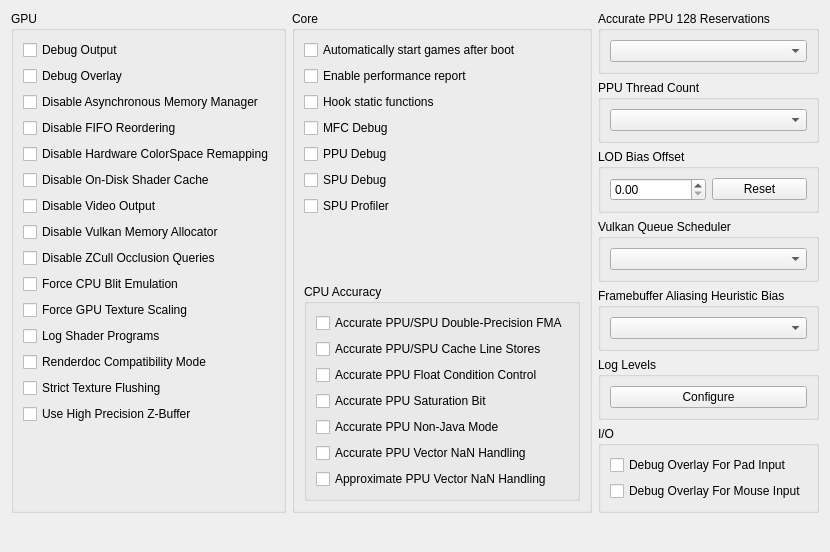
         <widget class="QWidget" name="debugTabScrollContents">
          <property name="geometry">
           <rect>
            <x>0</x>
            <y>0</y>
            <width>825</width>
            <height>552</height>
           </rect>
          </property>
          <layout class="QVBoxLayout" name="debugTabScrollContentsLayout">
           <item>
            <layout class="QHBoxLayout" name="debugTabLayout" stretch="1,1,1">
             <item>
              <widget class="QGroupBox" name="gb_debug_gpu">
               <property name="enabled">
                <bool>true</bool>
               </property>
               <property name="title">
                <string>GPU</string>
               </property>
               <property name="alignment">
                <set>Qt::AlignmentFlag::AlignLeading|Qt::AlignmentFlag::AlignLeft|Qt::AlignmentFlag::AlignTop</set>
               </property>
               <layout class="QVBoxLayout" name="gb_debug_gpu_layout">
                <item alignment="Qt::AlignmentFlag::AlignTop">
                 <widget class="QCheckBox" name="debugOutput">
                  <property name="text">
                   <string>Debug Output</string>
                  </property>
                 </widget>
                </item>
                <item>
                 <widget class="QCheckBox" name="debugOverlay">
                  <property name="text">
                   <string>Debug Overlay</string>
                  </property>
                 </widget>
                </item>
                <item>
                 <widget class="QCheckBox" name="disableAsyncHostMM">
                  <property name="text">
                   <string>Disable Asynchronous Memory Manager</string>
                  </property>
                 </widget>
                </item>
                <item>
                 <widget class="QCheckBox" name="disableFIFOReordering">
                  <property name="text">
                   <string>Disable FIFO Reordering</string>
                  </property>
                 </widget>
                </item>
                <item>
                 <widget class="QCheckBox" name="disableHardwareTexelRemapping">
                  <property name="text">
                   <string>Disable Hardware ColorSpace Remapping</string>
                  </property>
                 </widget>
                </item>
                <item>
                 <widget class="QCheckBox" name="disableOnDiskShaderCache">
                  <property name="text">
                   <string>Disable On-Disk Shader Cache</string>
                  </property>
                 </widget>
                </item>
                <item>
                 <widget class="QCheckBox" name="disableVideoOutput">
                  <property name="text">
                   <string>Disable Video Output</string>
                  </property>
                 </widget>
                </item>
                <item>
                 <widget class="QCheckBox" name="disableVulkanMemAllocator">
                  <property name="text">
                   <string>Disable Vulkan Memory Allocator</string>
                  </property>
                 </widget>
                </item>
                <item>
                 <widget class="QCheckBox" name="disableHwOcclusionQueries">
                  <property name="text">
                   <string>Disable ZCull Occlusion Queries</string>
                  </property>
                 </widget>
                </item>
                <item>
                 <widget class="QCheckBox" name="forceCpuBlitEmulation">
                  <property name="text">
                   <string>Force CPU Blit Emulation</string>
                  </property>
                 </widget>
                </item>
                <item>
                 <widget class="QCheckBox" name="gpuTextureScaling">
                  <property name="text">
                   <string>Force GPU Texture Scaling</string>
                  </property>
                 </widget>
                </item>
                <item>
                 <widget class="QCheckBox" name="logProg">
                  <property name="text">
                   <string>Log Shader Programs</string>
                  </property>
                 </widget>
                </item>
                <item alignment="Qt::AlignmentFlag::AlignTop">
                 <widget class="QCheckBox" name="renderdocCompatibility">
                  <property name="enabled">
                   <bool>true</bool>
                  </property>
                  <property name="text">
                   <string>Renderdoc Compatibility Mode</string>
                  </property>
                 </widget>
                </item>
                <item>
                 <widget class="QCheckBox" name="strictTextureFlushing">
                  <property name="text">
                   <string>Strict Texture Flushing</string>
                  </property>
                 </widget>
                </item>
                <item alignment="Qt::AlignmentFlag::AlignTop">
                 <widget class="QCheckBox" name="forceHighpZ">
                  <property name="text">
                   <string>Use High Precision Z-Buffer</string>
                  </property>
                 </widget>
                </item>
                <item>
                 <spacer name="verticalSpacerDebugGPU">
                  <property name="orientation">
                   <enum>Qt::Orientation::Vertical</enum>
                  </property>
                  <property name="sizeType">
                   <enum>QSizePolicy::Policy::MinimumExpanding</enum>
                  </property>
                  <property name="sizeHint" stdset="0">
                   <size>
                    <width>0</width>
                    <height>0</height>
                   </size>
                  </property>
                 </spacer>
                </item>
               </layout>
              </widget>
             </item>
             <item>
              <widget class="QGroupBox" name="gb_debug_core">
               <property name="title">
                <string>Core</string>
               </property>
               <layout class="QVBoxLayout" name="gb_debug_core_layout">
                <item>
                 <widget class="QCheckBox" name="alwaysStart">
                  <property name="text">
                   <string>Automatically start games after boot</string>
                  </property>
                 </widget>
                </item>
                <item>
                 <widget class="QCheckBox" name="perfReport">
                  <property name="text">
                   <string>Enable performance report</string>
                  </property>
                 </widget>
                </item>
                <item>
                 <widget class="QCheckBox" name="hookStFunc">
                  <property name="text">
                   <string>Hook static functions</string>
                  </property>
                 </widget>
                </item>
                <item>
                 <widget class="QCheckBox" name="mfcDebug">
                  <property name="text">
                   <string>MFC Debug</string>
                  </property>
                 </widget>
                </item>
                <item>
                 <widget class="QCheckBox" name="ppuDebug">
                  <property name="text">
                   <string>PPU Debug</string>
                  </property>
                 </widget>
                </item>
                <item>
                 <widget class="QCheckBox" name="spuDebug">
                  <property name="text">
                   <string>SPU Debug</string>
                  </property>
                 </widget>
                </item>
                <item>
                 <widget class="QCheckBox" name="spuProfiler">
                  <property name="text">
                   <string>SPU Profiler</string>
                  </property>
                 </widget>
                </item>
                <item>
                 <spacer name="verticalSpacerDebugCore">
                  <property name="orientation">
                   <enum>Qt::Orientation::Vertical</enum>
                  </property>
                  <property name="sizeType">
                   <enum>QSizePolicy::Policy::MinimumExpanding</enum>
                  </property>
                  <property name="sizeHint" stdset="0">
                   <size>
                    <width>0</width>
                    <height>0</height>
                   </size>
                  </property>
                 </spacer>
                </item>
                <item>
                 <widget class="QGroupBox" name="gb_debug_cpu">
                  <property name="title">
                   <string>CPU Accuracy</string>
                  </property>
                  <layout class="QVBoxLayout" name="gb_debug_cpu_layout">
                   <item>
                    <widget class="QCheckBox" name="accurateDFMA">
                     <property name="text">
                      <string>Accurate PPU/SPU Double-Precision FMA</string>
                     </property>
                    </widget>
                   </item>
                   <item>
                    <widget class="QCheckBox" name="accurateClineStores">
                     <property name="text">
                      <string>Accurate PPU/SPU Cache Line Stores</string>
                     </property>
                    </widget>
                   </item>
                   <item>
                    <widget class="QCheckBox" name="accuratePPUFPCC">
                     <property name="text">
                      <string>Accurate PPU Float Condition Control</string>
                     </property>
                    </widget>
                   </item>
                   <item>
                    <widget class="QCheckBox" name="accuratePPUSAT">
                     <property name="text">
                      <string>Accurate PPU Saturation Bit</string>
                     </property>
                    </widget>
                   </item>
                   <item>
                    <widget class="QCheckBox" name="accuratePPUNJ">
                     <property name="text">
                      <string>Accurate PPU Non-Java Mode</string>
                     </property>
                    </widget>
                   </item>
                   <item>
                    <widget class="QCheckBox" name="accuratePPUVNAN">
                     <property name="text">
                      <string>Accurate PPU Vector NaN Handling</string>
                     </property>
                    </widget>
                   </item>
                   <item>
                    <widget class="QCheckBox" name="PPUVNANfixup">
                     <property name="text">
                      <string>Approximate PPU Vector NaN Handling</string>
                     </property>
                    </widget>
                   </item>
                   <item>
                    <spacer name="verticalSpacerDebugCpu">
                     <property name="orientation">
                      <enum>Qt::Orientation::Vertical</enum>
                     </property>
                     <property name="sizeType">
                      <enum>QSizePolicy::Policy::MinimumExpanding</enum>
                     </property>
                     <property name="sizeHint" stdset="0">
                      <size>
                       <width>0</width>
                       <height>0</height>
                      </size>
                     </property>
                    </spacer>
                   </item>
                  </layout>
                 </widget>
                </item>
               </layout>
              </widget>
             </item>
             <item>
              <widget class="QWidget" name="debug_more_stuff" native="true">
               <layout class="QVBoxLayout" name="debug_more_stuff_layout" stretch="0,0,0,0,0,0,1,0">
                <property name="leftMargin">
                 <number>0</number>
                </property>
                <property name="topMargin">
                 <number>0</number>
                </property>
                <property name="rightMargin">
                 <number>0</number>
                </property>
                <property name="bottomMargin">
                 <number>0</number>
                </property>
                <item>
                 <widget class="QGroupBox" name="gb_accurate_ppu_128">
                  <property name="title">
                   <string>Accurate PPU 128 Reservations</string>
                  </property>
                  <layout class="QVBoxLayout" name="gb_accurate_ppu_128_layout">
                   <item>
                    <widget class="QComboBox" name="combo_accurate_ppu_128"/>
                   </item>
                  </layout>
                 </widget>
                </item>
                <item>
                 <widget class="QGroupBox" name="gb_num_ppu_threads">
                  <property name="title">
                   <string>PPU Thread Count</string>
                  </property>
                  <layout class="QVBoxLayout" name="vbl_num_ppu_threads">
                   <item>
                    <widget class="QComboBox" name="combo_num_ppu_threads"/>
                   </item>
                  </layout>
                 </widget>
                </item>
                <item>
                 <widget class="QGroupBox" name="gb_Level_of_Detail">
                  <property name="title">
                   <string>LOD Bias Offset</string>
                  </property>
                  <layout class="QVBoxLayout" name="gb_Level_of_Detail_Layout">
                   <item>
                    <layout class="QHBoxLayout" name="TextureLODBiasLayout">
                     <item>
                      <widget class="QDoubleSpinBox" name="TextureLODBias"/>
                     </item>
                     <item>
                      <widget class="QPushButton" name="TextureLODBiasReset">
                       <property name="text">
                        <string>Reset</string>
                       </property>
                      </widget>
                     </item>
                    </layout>
                   </item>
                  </layout>
                 </widget>
                </item>
                <item>
                 <widget class="QGroupBox" name="gb_vulkansched">
                  <property name="sizePolicy">
                   <sizepolicy hsizetype="Preferred" vsizetype="Minimum">
                    <horstretch>0</horstretch>
                    <verstretch>0</verstretch>
                   </sizepolicy>
                  </property>
                  <property name="title">
                   <string>Vulkan Queue Scheduler</string>
                  </property>
                  <layout class="QVBoxLayout" name="gb_vksched_layout">
                   <item>
                    <widget class="QComboBox" name="vulkansched"/>
                   </item>
                  </layout>
                 </widget>
                </item>
                <item>
                 <widget class="QGroupBox" name="gb_fbAliasingBias">
                  <property name="title">
                   <string>Framebuffer Aliasing Heuristic Bias</string>
                  </property>
                  <layout class="QVBoxLayout" name="gb_fbAliasingBias_layout">
                   <item>
                    <widget class="QComboBox" name="fbAliasingBias"/>
                   </item>
                  </layout>
                 </widget>
                </item>
                <item>
                 <widget class="QGroupBox" name="gb_log_levels">
                  <property name="title">
                   <string>Log Levels</string>
                  </property>
                  <layout class="QVBoxLayout" name="gb_log_levels_layout">
                   <item>
                    <widget class="QPushButton" name="pb_log_levels">
                     <property name="text">
                      <string>Configure</string>
                     </property>
                    </widget>
                   </item>
                  </layout>
                 </widget>
                </item>
                <item>
                 <widget class="QGroupBox" name="gb_debug_io">
                  <property name="title">
                   <string>I/O</string>
                  </property>
                  <layout class="QVBoxLayout" name="gb_debug_io_layout">
                   <item>
                    <widget class="QCheckBox" name="debugOverlayIO">
                     <property name="text">
                      <string>Debug Overlay For Pad Input</string>
                     </property>
                    </widget>
                   </item>
                   <item>
                    <widget class="QCheckBox" name="debugOverlayMouse">
                     <property name="text">
                      <string>Debug Overlay For Mouse Input</string>
                     </property>
                    </widget>
                   </item>
                   <item>
                    <spacer name="verticalSpacer">
                     <property name="orientation">
                      <enum>Qt::Orientation::Vertical</enum>
                     </property>
                     <property name="sizeType">
                      <enum>QSizePolicy::Policy::MinimumExpanding</enum>
                     </property>
                     <property name="sizeHint" stdset="0">
                      <size>
                       <width>0</width>
                       <height>0</height>
                      </size>
                     </property>
                    </spacer>
                   </item>
                  </layout>
                 </widget>
                </item>
                <item>
                 <spacer name="verticalSpacerDebugMore">
                  <property name="orientation">
                   <enum>Qt::Orientation::Vertical</enum>
                  </property>
                  <property name="sizeType">
                   <enum>QSizePolicy::Policy::MinimumExpanding</enum>
                  </property>
                  <property name="sizeHint" stdset="0">
                   <size>
                    <width>0</width>
                    <height>0</height>
                   </size>
                  </property>
                 </spacer>
                </item>
               </layout>
              </widget>
             </item>
            </layout>
           </item>
           <item>
            <spacer name="debugTabSpacer">
             <property name="orientation">
              <enum>Qt::Orientation::Vertical</enum>
             </property>
             <property name="sizeType">
              <enum>QSizePolicy::Policy::MinimumExpanding</enum>
             </property>
             <property name="sizeHint" stdset="0">
              <size>
               <width>0</width>
               <height>0</height>
              </size>
             </property>
            </spacer>
           </item>
          </layout>
         </widget>
